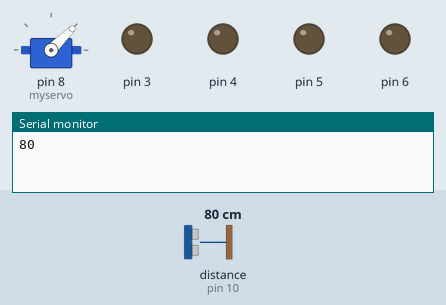
A sketch run on a simulated Arduino Uno, built with avr-gcc and run on an emulated ATmega328P. Parts: servo, output pins drawn as LEDs (lit = HIGH), the last lines printed to the serial monitor. Inputs (shaded band) come from the test bench; at power-on: distance to the obstacle (sensor on pin 10) 80 cm. The echo pulse lasts 58.3 µs per cm.

Above: at 0.6 s.
5.2 s: distance to the obstacle (sensor on pin 10) set to 2 cm
At 8.6 s:
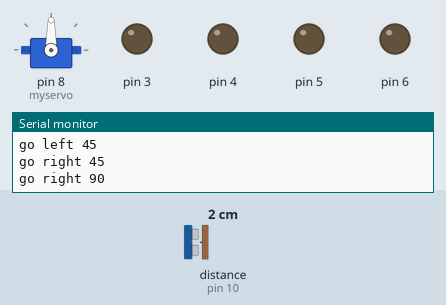
8.7 s: distance to the obstacle (sensor on pin 10) set to 120 cm
At 12.9 s:
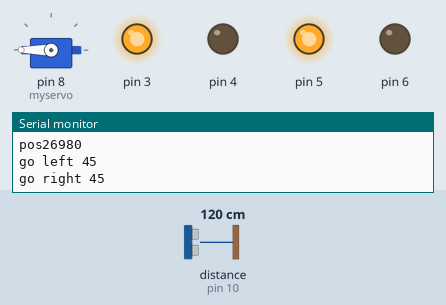
Timing chart, 0 to 18.2 s (numbered marks = the images above; inputs shaded):
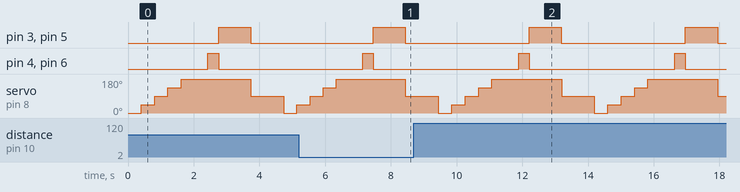

Measured:
- by itself, pin 3, pin 5: alternates HIGH for 0.98 s and LOW for 3.8 s
- by itself, pin 4, pin 6: alternates HIGH for 0.33 s and LOW for 4.4 s

The sketch:

robot.ino
```cpp
#include <Servo.h>
#include <Ultrasonic.h>

Ultrasonic ultrasonic(9, 10); // trig echo

Servo myservo;


void up() {
digitalWrite (3, HIGH);
digitalWrite (4, LOW); // левый вперед

digitalWrite (6, HIGH);
digitalWrite (5, LOW); // правый вперед
}

void down(){

digitalWrite (3, LOW);  // левый назад
digitalWrite (4, HIGH) ;

digitalWrite (6, LOW);  // правый назад
digitalWrite (5, HIGH) ;
}

void left(){
  digitalWrite (3, LOW);  // левый назад
  digitalWrite (4, HIGH) ;

  digitalWrite (6, HIGH);
 digitalWrite (5, LOW); // правый вперед
}

void right() {
digitalWrite (6, LOW);  // правый назад
digitalWrite (5, HIGH) ;

digitalWrite (3, HIGH);
digitalWrite (4, LOW); // левый вперед

}

void stopm() {

  digitalWrite (6, LOW);
digitalWrite (5, LOW) ;

digitalWrite (3, LOW);
digitalWrite (4, LOW);
}


 int servo_points[5] = {0, 45, 90, 135,180};

void setup()
{
 Serial.begin(9600);
  myservo.attach(8);
 // input1 pin 3
 // input 2 pin 4
 //  input 3 pin 5
 // input 4 pin 6
 pinMode(3, OUTPUT);
 pinMode(4, OUTPUT);
 pinMode(5, OUTPUT);
 pinMode(6, OUTPUT);


}


void loop()

// 550 - 90 градусов
{
int rast [5];
int rast_max = 0;
int pos ;
for ( int i = 0; i < 6 ; i++ )
{
   myservo.write(servo_points[i]);
   delay(400);
   rast[i] = ultrasonic.Ranging(CM);

   Serial.println(rast[i]);

 }

 for ( int i = 0; i < 6 ; i++ )
   {
    if (rast[i] > rast_max )
    {
       rast_max = rast[i];
       pos = servo_points[i];
    }
   }
  Serial.print("rast_max");
  Serial.println(rast_max);
  Serial.print("pos");
  Serial.println(pos);

if (pos = 0)
{
  left();
  delay(650);
  stopm();
    Serial.println("go left 90");
}
if (pos = 45)
{
  left();
  delay(325);
  stopm();
   Serial.println("go left 45");
}

if (pos = 135)
{
  right();
  delay(325);
  stopm();
   Serial.println("go right 45");
}
if (pos = 180)
{
  right();
  delay(650);
  stopm();
   Serial.println("go right 90");
}


myservo.write(90);
delay(1000);


}
```
